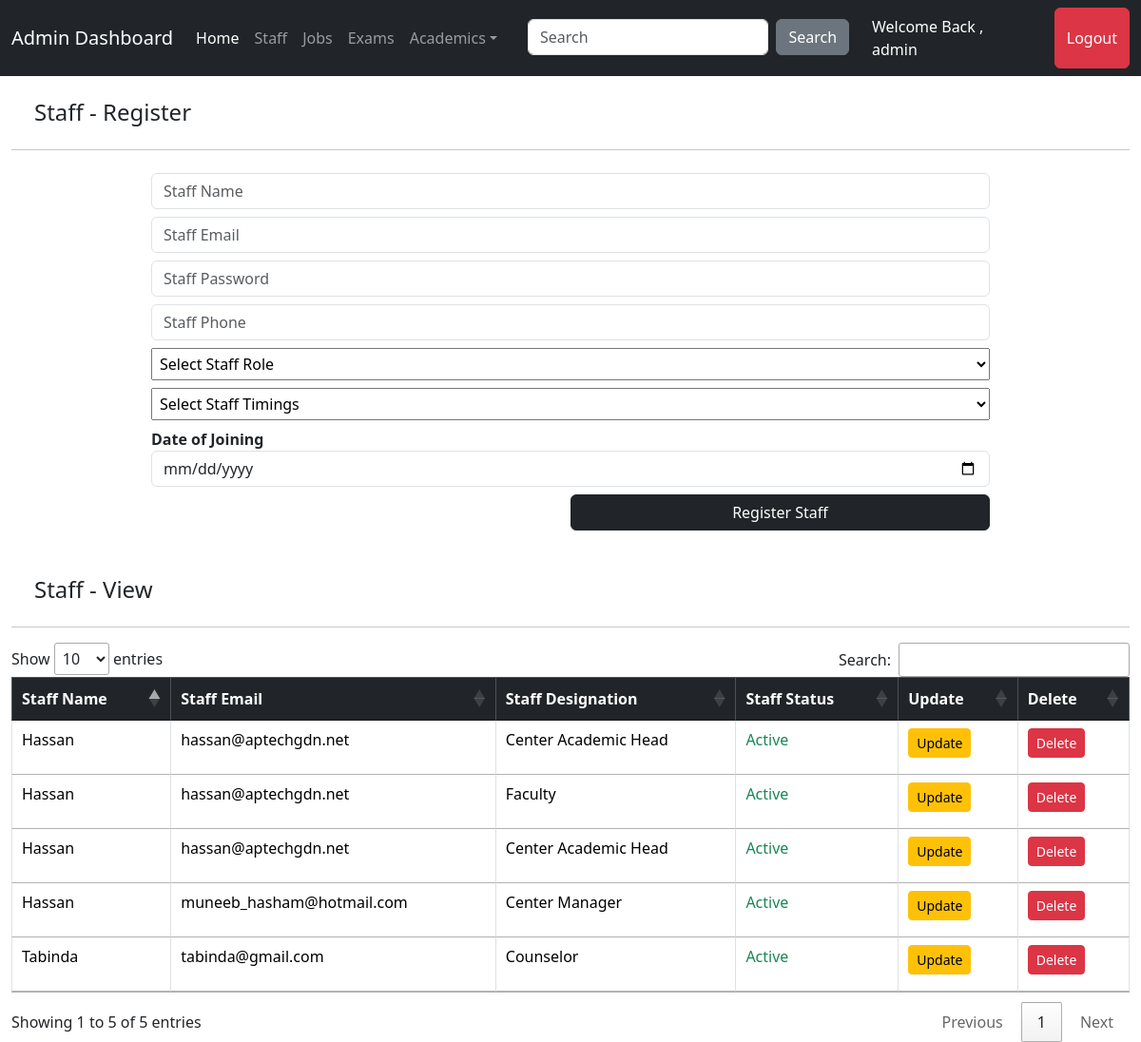
The app's page /Admin/staff.php (signed in), older data.
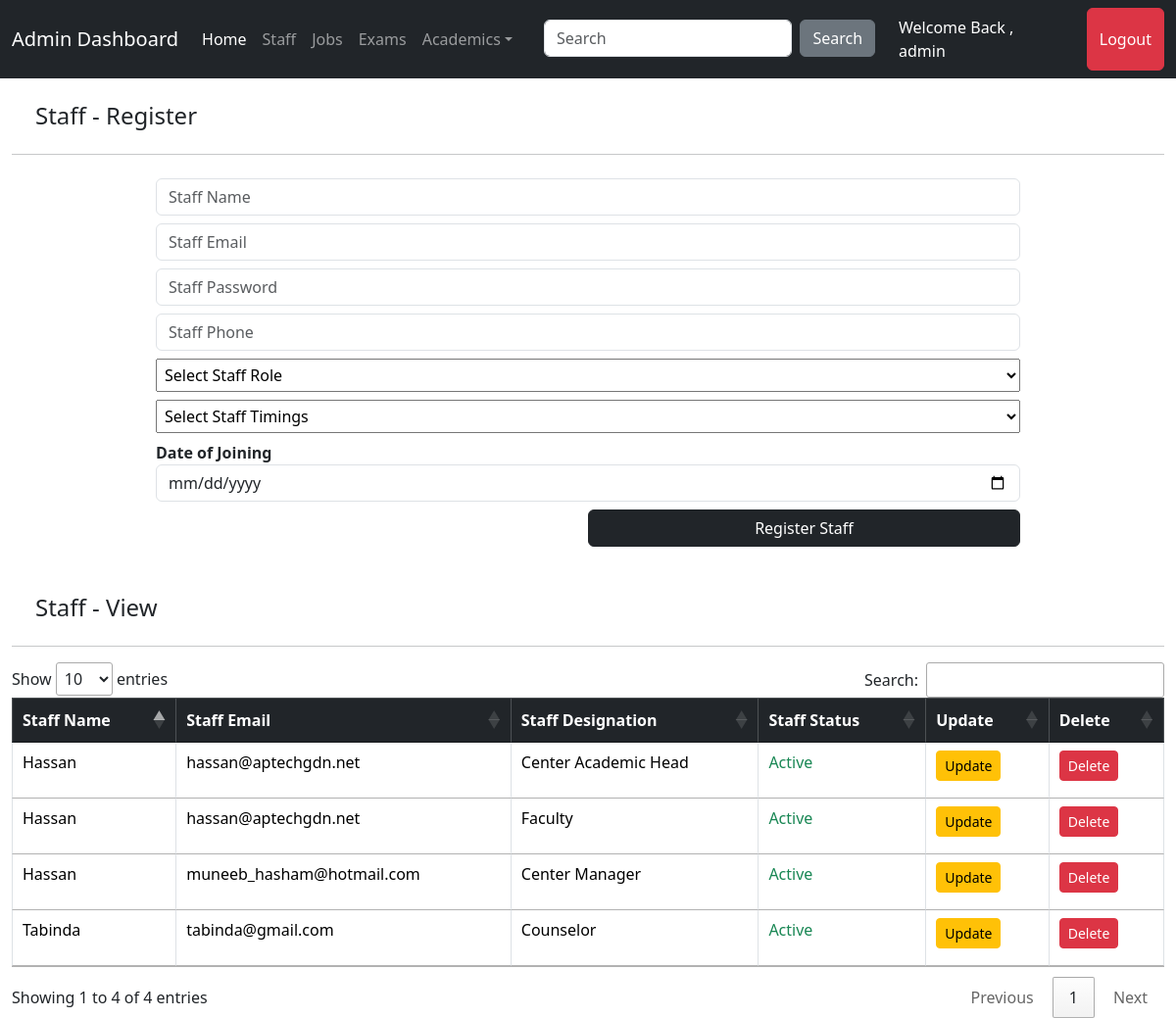
The same page, newer data.
### tables this page shows
CREATE TABLE IF NOT EXISTS `staff` (
  `staffid` int NOT NULL AUTO_INCREMENT,
  `staffname` varchar(100) DEFAULT NULL,
  `staffemail` varchar(1000) DEFAULT NULL,
  `staffpassword` varchar(1000) DEFAULT NULL,
  `staffdesignation` varchar(100) DEFAULT NULL,
  `stafftimings` varchar(50) DEFAULT NULL,
  `staffphone` varchar(20) DEFAULT NULL,
  `dateofjoining` date NOT NULL,
  `dateofresignation` date DEFAULT NULL,
  `status` varchar(50) NOT NULL DEFAULT 'active',
  PRIMARY KEY (`staffid`)
);

### Admin/staff.php (the view, shortened to what this page needs)
<?php
include('../connect.php');
include('headeradmin.php');
?>
<div class="container-fluid mt-3">
    <h4 class="m-4">Staff - Register</h4>
    <hr>
   <div class="d-flex justify-content-center align-items-center">
    <div class="w-75">
    <form action="" method="post">
        <input type="text" class="form-control w-100 mt-2" name="staffname" placeholder="Staff Name" required />
        <input type="email" class="form-control w-100 mt-2" name="staffemail" placeholder="Staff Email" required />
        <input type="text" class="form-control w-100 mt-2" name="staffpassword" placeholder="Staff Password" required />
        <input type="text" class="form-control w-100 mt-2" name="staffphone" placeholder="Staff Phone" required />
        <select name="staffdesignation" class="p-1 w-100 mt-2">
            <option value="" selected disabled>Select Staff Role</option>
        </select>
        <select name="stafftimings" class="p-1 w-100 mt-2">
            <option value="" selected disabled>Select Staff Timings</option>
        </select>
        <label for="date" class="mt-2"><b>Date of Joining</b></label>
        <input type="date" class="form-control w-100" name="date" required />
        <button type="submit" class="btn btn-dark mt-2 float-end w-50" name="btnregisterfaculty">Register Staff</button>
    </form>
    </div>
   </div>
</div>
<div class="container-fluid mt-5">
    <h4 class="m-4">Staff - View</h4>
    <hr>
    <table id="staffTable" class="table table-bordered">
        <thead class="table-dark">
            <tr>
                <th>Staff Name</th>
                <th>Staff Email</th>
                <th>Staff Designation</th>
                <th>Staff Status</th>
                <th>Update</th>
                <th>Delete</th>
            </tr>
        </thead>
        <tbody>
            <?php
            $q = mysqli_query($conn, "SELECT * FROM staff") or die(mysqli_error($conn));
            while ($row = mysqli_fetch_array($q)) {
            ?>
                <tr>
                    <td><?php echo $row['staffname']; ?></td>
                    <td><?php echo $row['staffemail']; ?></td>
                    <td><?php echo $row['staffdesignation']; ?></td>
                    <td>
                        <?php if ($row['status'] == 'active') { ?>
                            <p class="text-success">Active</p>
                        <?php } else { ?>
                            <p class="text-danger">Inactive</p>
                        <?php } ?>
                    </td>
                    <td>
                        <a href="update_staff.php?staffid=<?php echo $row['staffid']; ?>" class="btn btn-warning btn-sm">Update</a>
                    </td>
                    <td>
                        <a href="delete_staff.php?staffid=<?php echo $row['staffid']; ?>" class="btn btn-danger btn-sm" onclick="return confirm('Are you sure you want to delete this staff member?');">Delete</a>
                    </td>
                </tr>
            <?php } ?>
        </tbody>
    </table>
</div>
<?php include('footeradmin.php'); ?>
<link rel="stylesheet" href="https://cdn.datatables.net/1.13.4/css/jquery.dataTables.min.css">

Row changes from the older to the newer data that the page shows:
removed staff: staffname "Hassan", staffemail "hassan@aptechgdn.net", staffdesignation "Center Academic Head", status "Active"
Text that changed along with them:
text written by a page script: "Show entries Search: Showing 1 to 5 of 5 entries Previous 1 Next" → "Show entries Search: Showing 1 to 4 of 4 entries Previous 1 Next"
